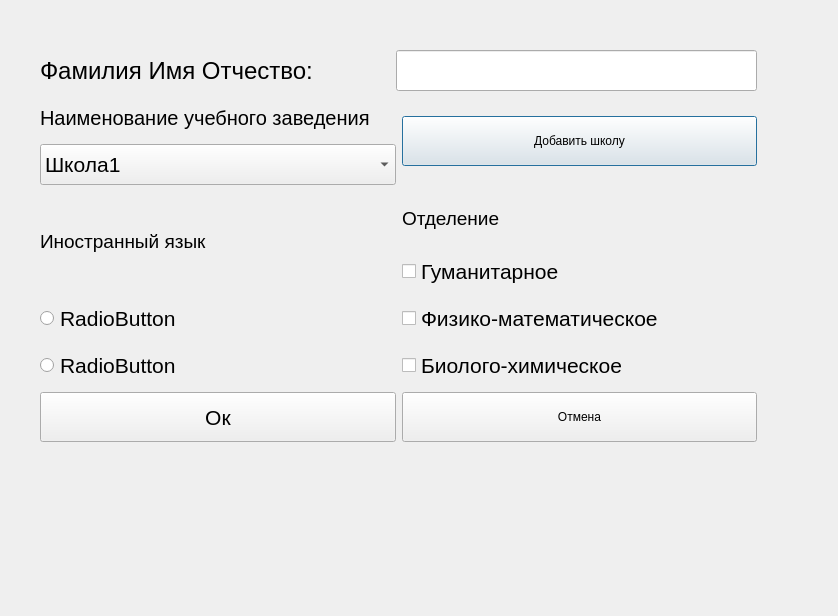
<?xml version="1.0" encoding="UTF-8"?>
<ui version="4.0">
 <class>Dialog</class>
 <widget class="QDialog" name="Dialog">
  <property name="geometry">
   <rect>
    <x>0</x>
    <y>0</y>
    <width>838</width>
    <height>616</height>
   </rect>
  </property>
  <property name="windowTitle">
   <string>Dialog</string>
  </property>
  <widget class="QWidget" name="">
   <property name="geometry">
    <rect>
     <x>40</x>
     <y>50</y>
     <width>717</width>
     <height>392</height>
    </rect>
   </property>
   <layout class="QGridLayout" name="gridLayout">
    <item row="0" column="0" colspan="2">
     <layout class="QHBoxLayout" name="horizontalLayout">
      <item>
       <widget class="QLabel" name="label">
        <property name="minimumSize">
         <size>
          <width>350</width>
          <height>0</height>
         </size>
        </property>
        <property name="font">
         <font>
          <pointsize>18</pointsize>
         </font>
        </property>
        <property name="text">
         <string>Фамилия Имя Отчество:</string>
        </property>
       </widget>
      </item>
      <item>
       <widget class="QLineEdit" name="lineEdit">
        <property name="minimumSize">
         <size>
          <width>350</width>
          <height>41</height>
         </size>
        </property>
        <property name="font">
         <font>
          <pointsize>16</pointsize>
         </font>
        </property>
        <property name="text">
         <string/>
        </property>
       </widget>
      </item>
     </layout>
    </item>
    <item row="1" column="0">
     <layout class="QVBoxLayout" name="verticalLayout">
      <item>
       <widget class="QLabel" name="label_2">
        <property name="minimumSize">
         <size>
          <width>350</width>
          <height>41</height>
         </size>
        </property>
        <property name="font">
         <font>
          <pointsize>15</pointsize>
         </font>
        </property>
        <property name="text">
         <string>Наименование учебного заведения</string>
        </property>
       </widget>
      </item>
      <item>
       <widget class="QComboBox" name="comboBox">
        <property name="minimumSize">
         <size>
          <width>350</width>
          <height>41</height>
         </size>
        </property>
        <property name="maximumSize">
         <size>
          <width>16777215</width>
          <height>16777215</height>
         </size>
        </property>
        <property name="font">
         <font>
          <pointsize>16</pointsize>
         </font>
        </property>
        <item>
         <property name="text">
          <string>Школа1</string>
         </property>
        </item>
        <item>
         <property name="text">
          <string>Школа2</string>
         </property>
        </item>
        <item>
         <property name="text">
          <string>Школа13</string>
         </property>
        </item>
        <item>
         <property name="text">
          <string>Другое</string>
         </property>
        </item>
       </widget>
      </item>
     </layout>
    </item>
    <item row="1" column="1">
     <widget class="QPushButton" name="pushButton">
      <property name="minimumSize">
       <size>
        <width>0</width>
        <height>50</height>
       </size>
      </property>
      <property name="text">
       <string>Добавить школу</string>
      </property>
     </widget>
    </item>
    <item row="2" column="0">
     <layout class="QVBoxLayout" name="verticalLayout_4">
      <item>
       <widget class="QLabel" name="label_4">
        <property name="font">
         <font>
          <pointsize>14</pointsize>
         </font>
        </property>
        <property name="text">
         <string>Иностранный язык</string>
        </property>
       </widget>
      </item>
      <item>
       <layout class="QVBoxLayout" name="verticalLayout_3">
        <item>
         <widget class="QRadioButton" name="radioButton">
          <property name="minimumSize">
           <size>
            <width>221</width>
            <height>41</height>
           </size>
          </property>
          <property name="font">
           <font>
            <pointsize>16</pointsize>
           </font>
          </property>
          <property name="text">
           <string>RadioButton</string>
          </property>
         </widget>
        </item>
        <item>
         <widget class="QRadioButton" name="radioButton_2">
          <property name="minimumSize">
           <size>
            <width>221</width>
            <height>41</height>
           </size>
          </property>
          <property name="font">
           <font>
            <pointsize>16</pointsize>
           </font>
          </property>
          <property name="text">
           <string>RadioButton</string>
          </property>
         </widget>
        </item>
       </layout>
      </item>
      <item>
       <widget class="QPushButton" name="pushButton_2">
        <property name="minimumSize">
         <size>
          <width>190</width>
          <height>50</height>
         </size>
        </property>
        <property name="font">
         <font>
          <pointsize>16</pointsize>
         </font>
        </property>
        <property name="text">
         <string>Ок</string>
        </property>
       </widget>
      </item>
     </layout>
    </item>
    <item row="2" column="1">
     <layout class="QVBoxLayout" name="verticalLayout_5">
      <item>
       <widget class="QLabel" name="label_3">
        <property name="font">
         <font>
          <pointsize>14</pointsize>
         </font>
        </property>
        <property name="text">
         <string>Отделение</string>
        </property>
       </widget>
      </item>
      <item>
       <layout class="QVBoxLayout" name="verticalLayout_2">
        <item>
         <widget class="QCheckBox" name="checkBox">
          <property name="minimumSize">
           <size>
            <width>221</width>
            <height>41</height>
           </size>
          </property>
          <property name="font">
           <font>
            <pointsize>16</pointsize>
           </font>
          </property>
          <property name="text">
           <string>Гуманитарное</string>
          </property>
         </widget>
        </item>
        <item>
         <widget class="QCheckBox" name="checkBox_2">
          <property name="minimumSize">
           <size>
            <width>221</width>
            <height>41</height>
           </size>
          </property>
          <property name="font">
           <font>
            <pointsize>16</pointsize>
           </font>
          </property>
          <property name="text">
           <string>Физико-математическое</string>
          </property>
         </widget>
        </item>
        <item>
         <widget class="QCheckBox" name="checkBox_3">
          <property name="minimumSize">
           <size>
            <width>221</width>
            <height>41</height>
           </size>
          </property>
          <property name="font">
           <font>
            <pointsize>16</pointsize>
           </font>
          </property>
          <property name="text">
           <string>Биолого-химическое</string>
          </property>
         </widget>
        </item>
       </layout>
      </item>
      <item>
       <widget class="QPushButton" name="pushButton_3">
        <property name="minimumSize">
         <size>
          <width>190</width>
          <height>50</height>
         </size>
        </property>
        <property name="text">
         <string>Отмена</string>
        </property>
       </widget>
      </item>
     </layout>
    </item>
   </layout>
  </widget>
 </widget>
 <resources/>
 <connections/>
</ui>
